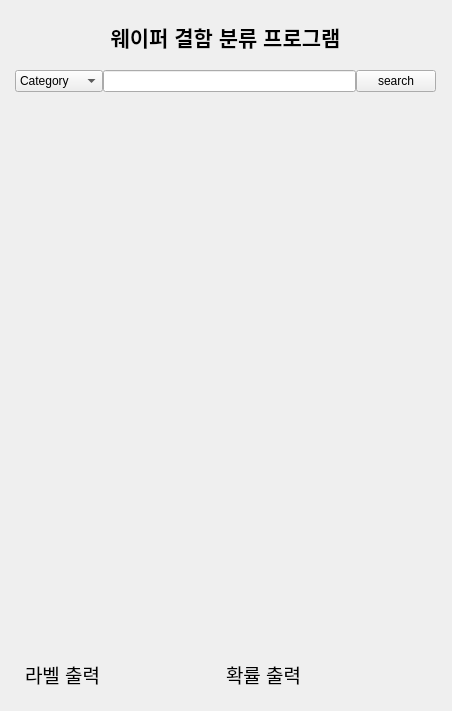
<?xml version="1.0" encoding="UTF-8"?>
<ui version="4.0">
 <class>Form</class>
 <widget class="QWidget" name="Form">
  <property name="geometry">
   <rect>
    <x>0</x>
    <y>0</y>
    <width>452</width>
    <height>711</height>
   </rect>
  </property>
  <property name="sizePolicy">
   <sizepolicy hsizetype="Preferred" vsizetype="Preferred">
    <horstretch>0</horstretch>
    <verstretch>0</verstretch>
   </sizepolicy>
  </property>
  <property name="windowTitle">
   <string>Form</string>
  </property>
  <widget class="QWidget" name="layoutWidget">
   <property name="geometry">
    <rect>
     <x>15</x>
     <y>10</y>
     <width>421</width>
     <height>691</height>
    </rect>
   </property>
   <layout class="QVBoxLayout" name="verticalLayout" stretch="1,1,10,1">
    <property name="sizeConstraint">
     <enum>QLayout::SetNoConstraint</enum>
    </property>
    <item>
     <widget class="QLabel" name="title">
      <property name="font">
       <font>
        <pointsize>16</pointsize>
        <weight>75</weight>
        <bold>true</bold>
       </font>
      </property>
      <property name="text">
       <string>웨이퍼 결함 분류 프로그램</string>
      </property>
      <property name="alignment">
       <set>Qt::AlignCenter</set>
      </property>
     </widget>
    </item>
    <item>
     <layout class="QHBoxLayout" name="horizontalLayout_2">
      <property name="spacing">
       <number>0</number>
      </property>
      <item>
       <widget class="QComboBox" name="cb">
        <item>
         <property name="text">
          <string>Category</string>
         </property>
        </item>
        <item>
         <property name="text">
          <string>Normal</string>
         </property>
        </item>
        <item>
         <property name="text">
          <string>Center</string>
         </property>
        </item>
        <item>
         <property name="text">
          <string>Donut</string>
         </property>
        </item>
        <item>
         <property name="text">
          <string>Edge-Loc</string>
         </property>
        </item>
        <item>
         <property name="text">
          <string>Edge-Ring</string>
         </property>
        </item>
        <item>
         <property name="text">
          <string>Loc</string>
         </property>
        </item>
        <item>
         <property name="text">
          <string>Random</string>
         </property>
        </item>
        <item>
         <property name="text">
          <string>Scratch</string>
         </property>
        </item>
        <item>
         <property name="text">
          <string>Near-full</string>
         </property>
        </item>
       </widget>
      </item>
      <item>
       <widget class="QLineEdit" name="le">
        <property name="text">
         <string/>
        </property>
       </widget>
      </item>
      <item>
       <widget class="QPushButton" name="btn_search">
        <property name="text">
         <string>search</string>
        </property>
       </widget>
      </item>
     </layout>
    </item>
    <item>
     <widget class="QLabel" name="lb_img">
      <property name="sizePolicy">
       <sizepolicy hsizetype="Preferred" vsizetype="Preferred">
        <horstretch>0</horstretch>
        <verstretch>0</verstretch>
       </sizepolicy>
      </property>
      <property name="minimumSize">
       <size>
        <width>0</width>
        <height>0</height>
       </size>
      </property>
      <property name="font">
       <font>
        <pointsize>12</pointsize>
        <kerning>true</kerning>
       </font>
      </property>
      <property name="acceptDrops">
       <bool>true</bool>
      </property>
      <property name="text">
       <string/>
      </property>
      <property name="pixmap">
       <pixmap>C:/Users/user/Pictures/gui.png</pixmap>
      </property>
      <property name="alignment">
       <set>Qt::AlignCenter</set>
      </property>
     </widget>
    </item>
    <item>
     <layout class="QHBoxLayout" name="horizontalLayout">
      <property name="spacing">
       <number>0</number>
      </property>
      <property name="leftMargin">
       <number>10</number>
      </property>
      <property name="topMargin">
       <number>10</number>
      </property>
      <property name="rightMargin">
       <number>10</number>
      </property>
      <property name="bottomMargin">
       <number>10</number>
      </property>
      <item>
       <widget class="QLabel" name="lb_label">
        <property name="font">
         <font>
          <pointsize>14</pointsize>
         </font>
        </property>
        <property name="text">
         <string>라벨 출력</string>
        </property>
       </widget>
      </item>
      <item>
       <widget class="QLabel" name="lb_pred">
        <property name="sizePolicy">
         <sizepolicy hsizetype="Preferred" vsizetype="Preferred">
          <horstretch>0</horstretch>
          <verstretch>0</verstretch>
         </sizepolicy>
        </property>
        <property name="font">
         <font>
          <pointsize>14</pointsize>
         </font>
        </property>
        <property name="text">
         <string>확률 출력</string>
        </property>
        <property name="alignment">
         <set>Qt::AlignLeading|Qt::AlignLeft|Qt::AlignVCenter</set>
        </property>
       </widget>
      </item>
     </layout>
    </item>
   </layout>
  </widget>
 </widget>
 <resources/>
 <connections/>
</ui>
